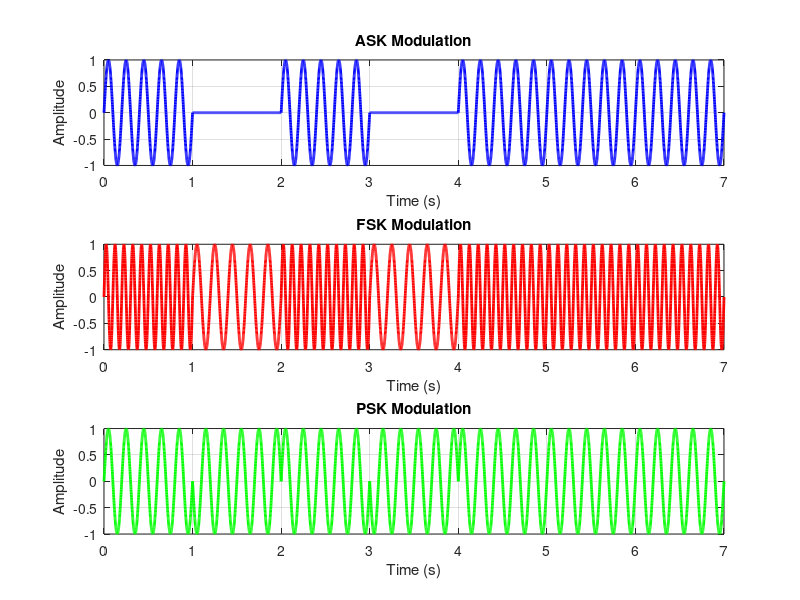
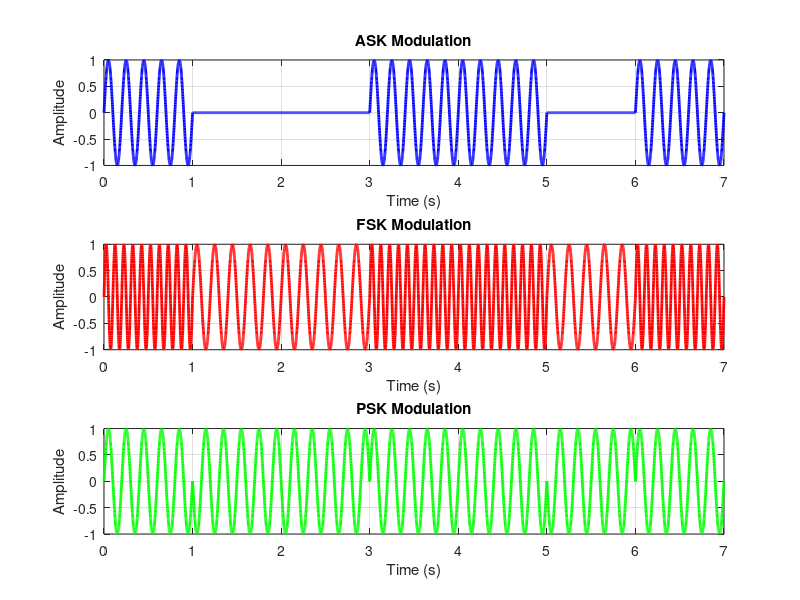

These charts were generated, in order, by the following MATLAB code:
%% ASK, FSK, and PSK Modulation
clear all;
close all;
clc;

%% Input Binary Data
bit = [1 0 1 0 1 1 1];

%% General Parameters
fs = 1000;          % Sampling frequency
Tb = 1;             % Bit duration
t_bit = 0:1/fs:Tb;  % Time vector for one bit

%% ASK Modulation
f_ask = 5;          % Carrier frequency for ASK
ask_signal = [];
ask_time = [];

for i = 1:length(bit)
    if bit(i) == 1
        sig = sin(2*pi*f_ask*t_bit);
    else
        sig = zeros(1, length(t_bit));
    end

    ask_signal = [ask_signal sig];
    ask_time = [ask_time t_bit + (i-1)*Tb];
end

%% FSK Modulation
f0 = 5;             % Frequency for bit 0
f1 = 10;            % Frequency for bit 1
fsk_signal = [];
fsk_time = [];

for i = 1:length(bit)
    if bit(i) == 1
        sig = sin(2*pi*f1*t_bit);
    else
        sig = sin(2*pi*f0*t_bit);
    end

    fsk_signal = [fsk_signal sig];
    fsk_time = [fsk_time t_bit + (i-1)*Tb];
end

%% PSK Modulation
f_psk = 5;          % Carrier frequency for PSK
psk_signal = [];
psk_time = [];

for i = 1:length(bit)
    if bit(i) == 1
        sig = sin(2*pi*f_psk*t_bit);
    else
        sig = -sin(2*pi*f_psk*t_bit);
    end

    psk_signal = [psk_signal sig];
    psk_time = [psk_time t_bit + (i-1)*Tb];
end

%% Plotting
figure('Name', 'ASK, FSK, and PSK Modulation', 'NumberTitle', 'off');

subplot(3,1,1);
plot(ask_time, ask_signal, 'b', 'LineWidth', 2);
title('ASK Modulation');
xlabel('Time (s)');
ylabel('Amplitude');
grid on;

subplot(3,1,2);
plot(fsk_time, fsk_signal, 'r', 'LineWidth', 2);
title('FSK Modulation');
xlabel('Time (s)');
ylabel('Amplitude');
grid on;

subplot(3,1,3);
plot(psk_time, psk_signal, 'g', 'LineWidth', 2);
title('PSK Modulation');
xlabel('Time (s)');
ylabel('Amplitude');
grid on;


%% Way 2


clear all;
close all;
clc;


bit = [1 0 0 1 1 0 1];

%% Parameters
fs = 1000;
Tb = 1;
t_bit = 0:1/fs:Tb;

%% Frequencies
f_ask = 5;
f0 = 5;
f1 = 10;
f_psk = 5;

%% Initialize signals
ask_signal = [];
fsk_signal = [];
psk_signal = [];

ask_time = [];
fsk_time = [];
psk_time = [];

%% Generation loop
for i = 1:length(bit)

    %% ASK
    if bit(i) == 1
        sig_ask = sin(2*pi*f_ask*t_bit);
    else
        sig_ask = zeros(1,length(t_bit));
    end
    ask_signal = [ask_signal sig_ask];
    ask_time = [ask_time t_bit + (i-1)*Tb];

    %% FSK
    if bit(i) == 1
        sig_fsk = sin(2*pi*f1*t_bit);
    else
        sig_fsk = sin(2*pi*f0*t_bit);
    end
    fsk_signal = [fsk_signal sig_fsk];
    fsk_time = [fsk_time t_bit + (i-1)*Tb];

    %% PSK
    if bit(i) == 1
        sig_psk = sin(2*pi*f_psk*t_bit);
    else
        sig_psk = -sin(2*pi*f_psk*t_bit);
    end
    psk_signal = [psk_signal sig_psk];
    psk_time = [psk_time t_bit + (i-1)*Tb];

end

%% Plot all signals
figure('Name','ASK FSK PSK','NumberTitle','off');

subplot(3,1,1);
plot(ask_time, ask_signal, 'b', 'LineWidth', 2);
title('ASK Modulation');
xlabel('Time (s)');
ylabel('Amplitude');
grid on;

subplot(3,1,2);
plot(fsk_time, fsk_signal, 'r', 'LineWidth', 2);
title('FSK Modulation');
xlabel('Time (s)');
ylabel('Amplitude');
grid on;

subplot(3,1,3);
plot(psk_time, psk_signal, 'g', 'LineWidth', 2);
title('PSK Modulation');
xlabel('Time (s)');
ylabel('Amplitude');
grid on;
